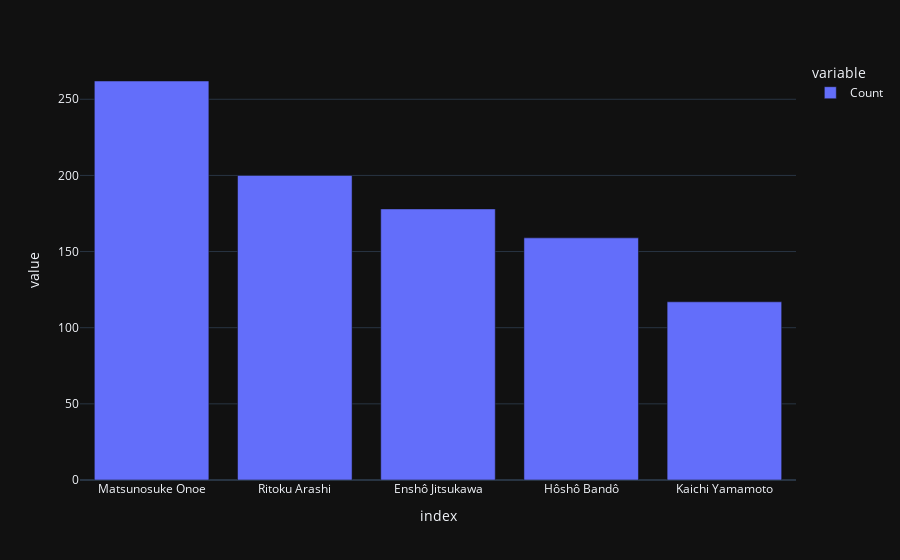

Notebook code for this chart:
### Code cell
fig = px.bar(temp_df)

fig.update_layout(autosize=False, template='plotly_dark')
fig.show()

### Figure 1 — Plotly figure (JSON) as saved in the notebook; plotly's stock layout.template omitted (floating-point values rounded to 4 significant figures)
{"data": [{"alignmentgroup": "True", "hovertemplate": "variable=Count<br>index=%{x}<br>value=%{y}<extra></extra>", "legendgroup": "Count", "marker": {"color": "#636efa", "pattern": {"shape": ""}}, "name": "Count", "offsetgroup": "Count", "orientation": "v", "showlegend": true, "textposition": "auto", "type": "bar", "x": ["Matsunosuke Onoe", "Ritoku Arashi", "Enshô Jitsukawa", "Hôshô Bandô", "Kaichi Yamamoto"], "xaxis": "x", "y": [262, 200, 178, 159, 117], "yaxis": "y"}], "layout": {"autosize": false, "barmode": "relative", "legend": {"title": {"text": "variable"}, "tracegroupgap": 0}, "margin": {"t": 60}, "xaxis": {"anchor": "y", "domain": [0, 1], "title": {"text": "index"}}, "yaxis": {"anchor": "x", "domain": [0, 1], "title": {"text": "value"}}}}
